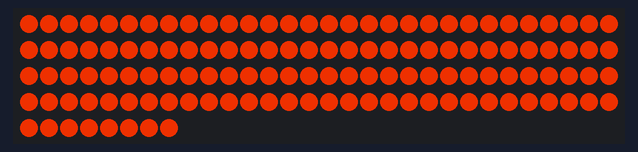
Recording of a sketch running on a simulated Arduino Uno, built with avr-gcc and run on an emulated ATmega328P. Shown: 128 RGB LEDs in strip order, left to right, continuing on the next row.

Above: at 0.2 s.

The sketch:

test.ino
```cpp
#include "LPD8806.h"
#include "SPI.h"

int nLEDs = 128;

LPD8806 strip = LPD8806(nLEDs);

void setup() {
  // put your setup code here, to run once:
  Serial.begin(9600);
  strip.begin();
  strip.show();
}

void loop() {
  // put your main code here, to run repeatedly:
  test(100, 20, 0, 10);
  test(0, 40, 100, 10);
}

void test(int r, int g, int b, int wait) {
  uint32_t test = strip.Color(r, g, b);
  for(int pixel = 0; pixel < strip.numPixels(); pixel++) {
    strip.setPixelColor(pixel, test);
  }
  strip.show();
  delay(wait);
}
```
